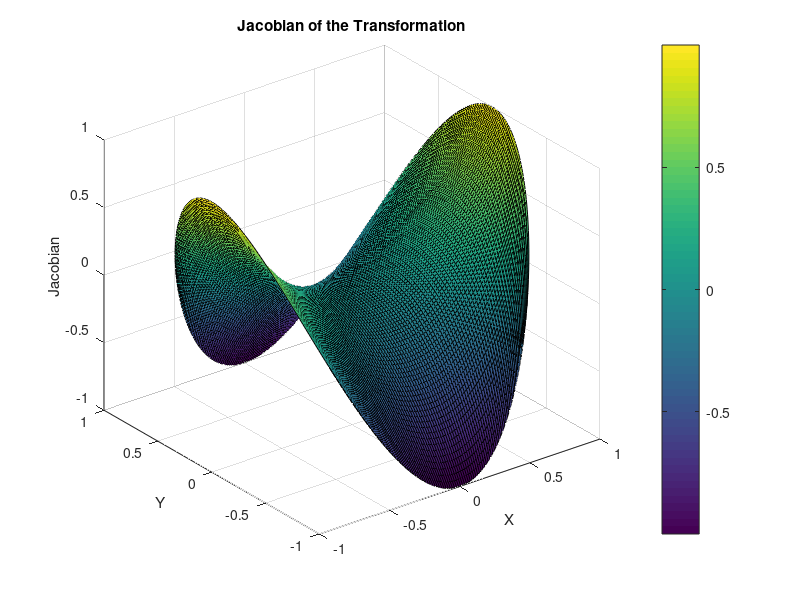
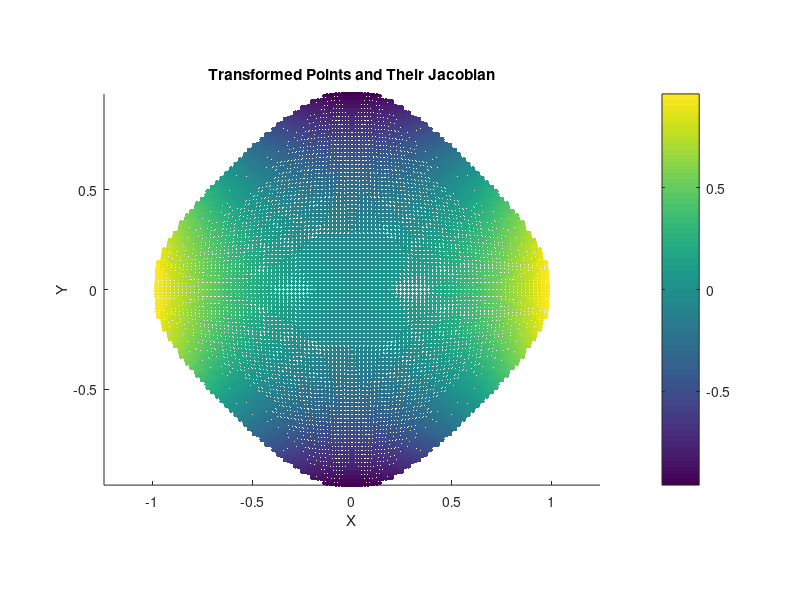
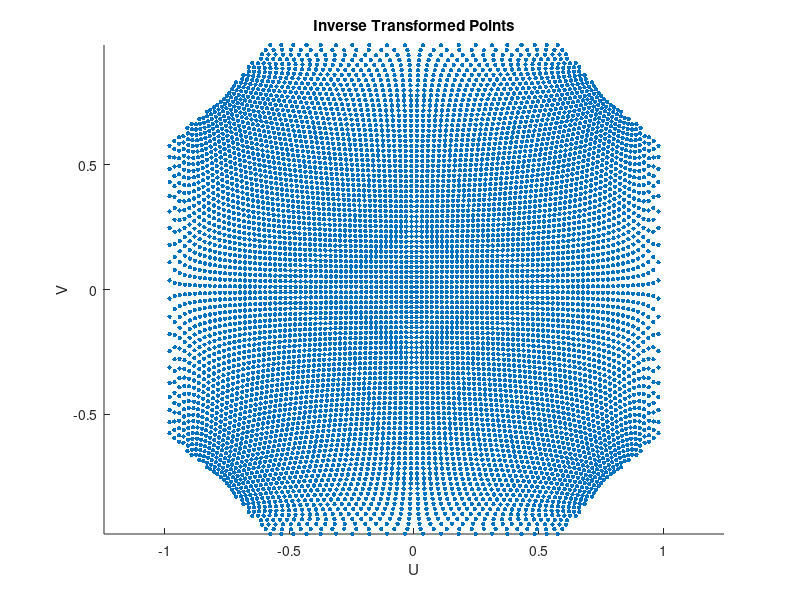

These charts were generated, in order, by the following MATLAB code:
function plot_transformation_error()
% Project 1, zadanie 18
% Andrii Voznesenskyi, 323538
%

    % This function visualizes the error in transforming a unit circle to a square.
    % It computes and plots the Jacobian of the transformation to identify areas
    % of high distortion, which may contribute to numerical integration error.
    % It also visualizes the transformed and inverse-transformed grid points.
    fprintf('This function visualizes the error in transforming a unit circle to a square.\n')
    fprintf('It computes and plots the Jacobian of the transformation to identify areas\n')
    fprintf('of high distortion, which may contribute to numerical integration error.\n')
    fprintf('It also visualizes the transformed and inverse-transformed grid points.\n')
    % Define the transformation function and its inverse
    r = 1; % Circle radius
    transform = @(u, v) deal(r * u .* sqrt(1 - (v.^2) / 2), r * v .* sqrt(1 - (u.^2) / 2));
    inverse_transform = @(x, y) deal(x ./ sqrt(r^2 - y.^2), y ./ sqrt(r^2 - x.^2));
    
    % Define the grid
    n = 100; % Number of grid points
    u = linspace(-1, 1, n);
    v = linspace(-1, 1, n);
    [U, V] = meshgrid(u, v);
    
    % Apply the transformation
    [X, Y] = transform(U, V);
    
    % Compute the Jacobian of the transformation
    [dx_du, dx_dv] = transform(U, V);
    [dy_du, dy_dv] = transform(V, U); % Swap U and V for the derivative w.r.t. v
    J = dx_du .* dy_dv - dx_dv .* dy_du;
    
    % Plot the transformation
    figure;
    surf(X, Y, J);
    title('Jacobian of the Transformation');
    xlabel('X');
    ylabel('Y');
    zlabel('Jacobian');
    colorbar;
    
    % Identify points outside the unit circle
    outside_circle = (U.^2 + V.^2) > 1;
    X(outside_circle) = NaN; % Exclude points outside the unit circle
    Y(outside_circle) = NaN; % Exclude points outside the unit circle
    
    % Plot the points that correspond to the unit circle
    figure;
    scatter(X(:), Y(:), 10, J(:), 'filled');
    title('Transformed Points and Their Jacobian');
    xlabel('X');
    ylabel('Y');
    axis equal;
    colorbar;
    
    % Plot the inverse transformation to see the distortion
    figure;
    [U_inv, V_inv] = inverse_transform(X, Y);
    scatter(U_inv(:), V_inv(:), 10, 'filled');
    title('Inverse Transformed Points');
    xlabel('U');
    ylabel('V');
    axis equal;
end
